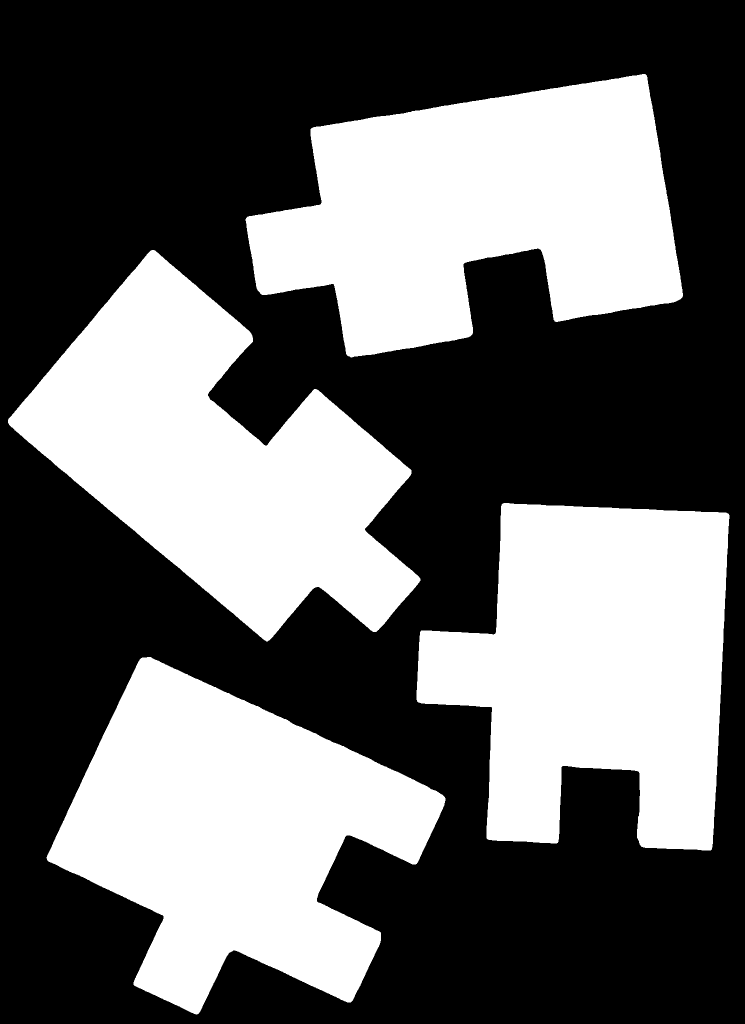
#> input picture binarized_threshold_final.png, 1489 x 2048 px (shown at 1/2 size)
$ python check_alt_overlaps.py --image ../binarized_threshold_final.png
#> lines starting #> are read from the running program, lines starting #| are printed output that depends on the picture
### Puzzle/Extractor.py
import os

import cv2
import numpy as np
import config

from Img.GreenScreen import remove_background
from Img.filters import export_contours_without_colormatching

def show_image(img, name="image"):
    """Helper for quick visual debugging (only used if PREPROCESS_DEBUG_MODE == 1)."""
    import matplotlib.pyplot as plt

    plt.axis("off")
    plt.title(name)
    plt.imshow(img, cmap="gray" if len(img.shape) == 2 else None)
    plt.show()


class Extractor:
    """
    Preprocessing + piece extraction for puzzle images.
    Pipeline idea:
      1) Optional green-screen removal
      2) Try simple Otsu threshold (fast path)
      3) If that fails, use robust preprocessing + watershed
      4) Filter contours by area and export pieces
    """

    def __init__(self, path, viewer=None, green_screen=False, factor=0.84):
        self.path = path
        self.viewer = viewer
        self.green_ = green_screen
        self.img = cv2.imread(self.path, cv2.IMREAD_COLOR)
        self.img_bw = None
        self.kernel_ = cv2.getStructuringElement(cv2.MORPH_RECT, (3, 3))
        self.temp_dir = os.environ.get("ZOLVER_TEMP_DIR", ".")
        self.factor = factor

        if self.green_:
            self._apply_green_screen()

        if self.img_bw is None:
            # default grayscale
            self.img_bw = cv2.imread(self.path, cv2.IMREAD_GRAYSCALE)

    # ------------------------------------------------------------------
    # Utility
    # ------------------------------------------------------------------

    def log(self, *args):
        msg = " ".join(map(str, args))
        print(msg)
        if self.viewer:
            self.viewer.addLog(msg)

    def _save_temp(self, filename, img):
        try:
            config.save_debug_img(os.path.join(self.temp_dir, filename), img)
        except Exception as e:
            print("Failed to write temp image:", filename, e)

    # ------------------------------------------------------------------
    # Public API
    # ------------------------------------------------------------------

    def extract(self):
        """
        Main entry point:
          - choose segmentation strategy
          - optional watershed separation
          - final contour filtering + export
        """
        self.log(">>> START preprocessing")

        used_simple = False
        backup_bw = None

        if not self.green_:
            used_simple = self.simple_piece_threshold(min_pieces=2, max_pieces=10)
            self.log("Using simple threshold segmentation (no watershed).")

        else:
            # green-screen: we already have a fairly clean mask, just clean & separate
            self._basic_morphology()
            backup_bw = self.img_bw.copy()

        if config.DEBUG_SHOW_DIAGRAMS == 1:
            show_image(self.img_bw, "final_bw_before_fallback")

        # 2) contours from current mask
        contours, _ = cv2.findContours(self.img_bw, cv2.RETR_EXTERNAL, cv2.CHAIN_APPROX_NONE)
        self.log("Found nb pieces:", len(contours))

        # 3) Fallback only if we did not use simple-threshold path
        if not used_simple and backup_bw is not None and len(contours) < 3:
            self.log("Too few pieces, using Otsu fallback segmentation.")
            self.img_bw = self._otsu_cleanup(backup_bw)
            contours, _ = cv2.findContours(
                self.img_bw, cv2.RETR_EXTERNAL, cv2.CHAIN_APPROX_NONE
            )
            self.log("Found nb pieces after fallback:", len(contours))

        # 4) Filter contours by area
        contours = self._filter_contours_by_area(contours, min_ratio=0.33)
        self.log("Found nb pieces after removing small ones:", len(contours))

        # nothing useful -> abort
        if not contours:
            self.log("No valid pieces found.")
            return None

        # debug / viewer output
        self._save_temp("binarized_threshold_final.png", self.img_bw)
        if self.viewer is not None:
            self.viewer.addImage(
                "Binarized threshold",
                os.path.join(self.temp_dir, "binarized_threshold_final.png"),
            )

        if config.DEBUG_FILE_OUTPUT == 1:
            debug = np.zeros_like(self.img_bw)
            cv2.drawContours(debug, contours, -1, 255, 1)
            self._save_temp("contours_debug.png", debug)
            if config.DEBUG_SHOW_DIAGRAMS == 1:
                show_image(debug, "final_contours")

        self.log(">>> START contour/corner detection")
        puzzle_pieces = export_contours_without_colormatching(
            self.img,
            self.img_bw,
            contours,
            os.path.join(self.temp_dir, "contours.png"),
            5,
            viewer=self.viewer,
            green=self.green_,
        )
        return puzzle_pieces

    # ------------------------------------------------------------------
    # Green-screen handling
    # ------------------------------------------------------------------

    # [50 lines left out: functions _apply_green_screen, _basic_morphology, _otsu_cleanup, not called in this run]

    # ------------------------------------------------------------------
    # Simple threshold fast-path
    # ------------------------------------------------------------------

    def simple_piece_threshold(self, min_pieces=2, max_pieces=200):
        eps_mulitplicator = 0.0001 # Value from 0.0000.. to 0.15 ; Defines how round the borders can be (higher is more straight)

        gray = cv2.cvtColor(self.img, cv2.COLOR_BGR2GRAY)

        # --- 1. Reflection suppression ---
        gray = cv2.medianBlur(gray, 5)
        gray = cv2.bilateralFilter(gray, d=9, sigmaColor=75, sigmaSpace=75)

        # Clip top highlights
        high = np.percentile(gray, 98)
        gray = np.clip(gray, 0, high).astype(np.uint8)

        # Optional gamma compression (further reduces bright glare)
        gray = np.power(gray / 255.0, 0.8)
        gray = (gray * 255).astype(np.uint8)

        # --- 2. Threshold ---
        _, bw = cv2.threshold(gray, 0, 255, cv2.THRESH_BINARY_INV + cv2.THRESH_OTSU)

        # --- 3. Morphological smoothing ---
        kernel_close = cv2.getStructuringElement(cv2.MORPH_ELLIPSE, (7, 7))
        kernel_open = cv2.getStructuringElement(cv2.MORPH_ELLIPSE, (5, 5))

        bw = cv2.morphologyEx(bw, cv2.MORPH_CLOSE, kernel_close, iterations=2)
        bw = cv2.morphologyEx(bw, cv2.MORPH_OPEN, kernel_open, iterations=1)

        # Optional: Gaussian blur + rethreshold to smooth jaggies
        bw = cv2.GaussianBlur(bw, (5, 5), 0)
        _, bw = cv2.threshold(bw, 128, 255, cv2.THRESH_BINARY)

        self._save_temp("simple_bw_raw.png", bw)

        # --- 4. Contours ---
        contours, _ = cv2.findContours(bw, cv2.RETR_EXTERNAL, cv2.CHAIN_APPROX_SIMPLE)
        if not contours:
            return False

        contours = sorted(contours, key=cv2.contourArea, reverse=True)
        max_area = cv2.contourArea(contours[0])
        area_thr = max_area * 0.05
        good_contours = [c for c in contours if cv2.contourArea(c) > area_thr]

        n = len(good_contours)
        self.log(f"simple_piece_threshold: {n} große Konturen gefunden")

        if not (min_pieces <= n <= max_pieces):
            return False

        # --- 5. Fill + contour smoothing ---
        filled = np.zeros_like(bw)
        cv2.drawContours(filled, good_contours, -1, 255, thickness=cv2.FILLED)

        # Light blur + rethreshold to smooth inside edges
        filled = cv2.GaussianBlur(filled, (5, 5), 0)
        _, filled = cv2.threshold(filled, 128, 255, cv2.THRESH_BINARY)

        # --- 6. Geometric smoothing of contours ---
        smooth_contours = []
        for c in good_contours:
            # Increase eps for smoother outline
            eps = eps_mulitplicator * cv2.arcLength(c, True)
            smooth = cv2.approxPolyDP(c, eps, True)
            smooth_contours.append(smooth)
        good_contours = smooth_contours

        # Redraw final mask from smoothed contours
        self.img_bw = np.zeros_like(bw)
        cv2.drawContours(self.img_bw, good_contours, -1, 255, thickness=cv2.FILLED)

        self._save_temp("simple_bw_filled.png", self.img_bw)
        return True


    # ------------------------------------------------------------------
    # Contour post-filtering
    # ------------------------------------------------------------------

    @staticmethod
    def _filter_contours_by_area(contours, min_ratio=0.33):
        """
        Keep only contours with area >= (min_ratio * max_area).
        """
        if not contours:
            return []

        areas = [cv2.contourArea(c) for c in contours]
        max_area = max(areas)
        thr = max_area * min_ratio
        return [c for c, a in zip(contours, areas) if a >= thr]

### Puzzle/Puzzle.py
import cv2
import numpy as np
import os
import sys
import config
import math
import threading
from .Distance import real_edge_compute, generated_edge_compute
from .Extractor import Extractor, show_image
from .Mover import stick_pieces
from .utils import rotate

from .Enums import (
    Directions,
    Strategy,
    TypePiece,
    TypeEdge,
    get_opposite_direction,
    step_direction,
    rotate_direction,
    directions,
)

from .tuple_helper import (
    equals_tuple,
    add_tuple,
    sub_tuple,
    is_neighbor,
    corner_puzzle_alignment,
    display_dim,
)


class Puzzle:
    """
    Class used to store all informations about the puzzle
    """

    # [4 lines left out: function log, not called in this run]

    def __init__(self, path, viewer=None, green_screen=False):
        """Extract information of pieces in the img at `path` and start computation of the solution"""
#> called with path = 'binarized_threshold_final.png', green_screen = False

        self.pieces_ = None
        factor = 0.40
        while self.pieces_ is None:
            factor += 0.01
            self.extract = Extractor(path, viewer, green_screen, factor)
            self.pieces_ = self.extract.extract()
#> this loop made 1 pass
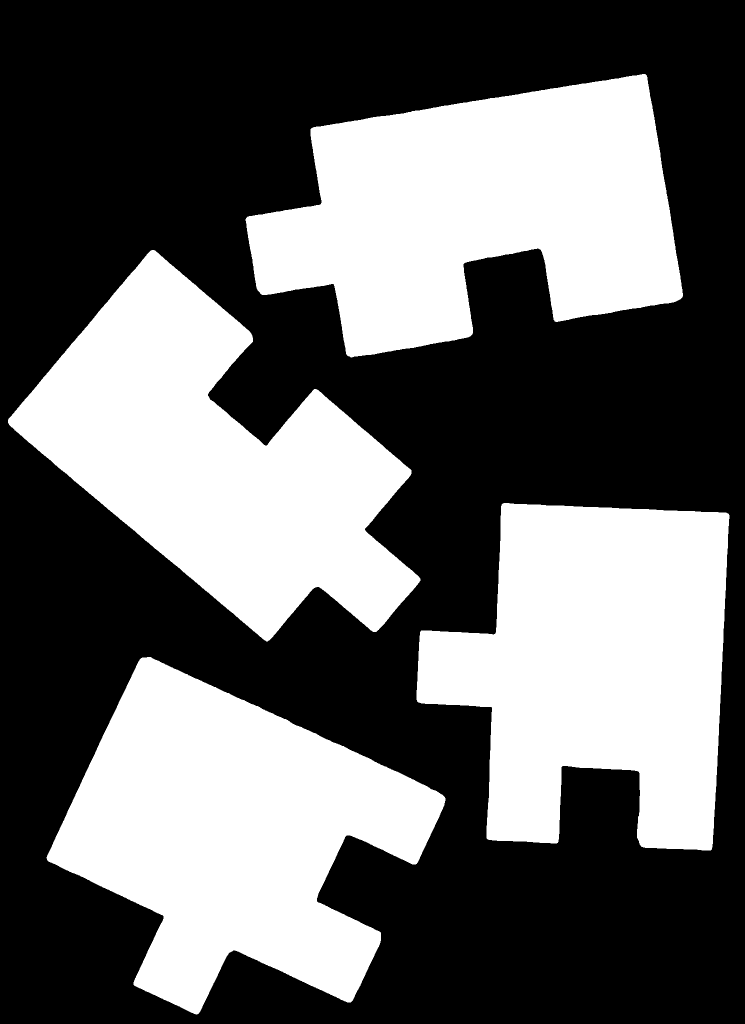
#> input picture binarized_threshold_final.png, 1489 x 2048 px (shown at 1/2 size)
#> pass 1, in show_image (call 2), `plt.show()`:
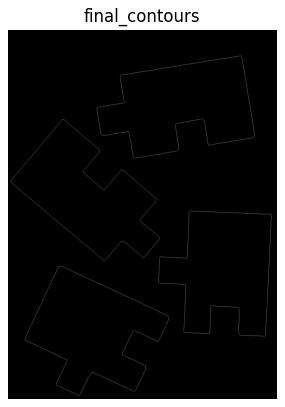
#> figure drawn by matplotlib, 1 panel

        # Apply EDGE_OFFSET to piece geometry for mechanical gap compensation
        for piece in self.pieces_:
            piece.apply_edge_offset(config.EDGE_OFFSET)
            piece.backup_initial_state() # Store initial state after offset

        self.border_pieces = [p for p in self.pieces_ if p.is_border]
        self.non_border_pieces = [p for p in self.pieces_ if not p.is_border]
        self.viewer = viewer
        self.green_ = green_screen
        self.connected_directions = []
        self.diff = {}
        self.edge_to_piece = {e: p for p in self.pieces_ for e in p.edges_}

        self.possible_dim = self.compute_possible_size(
            len(self.pieces_), len(self.border_pieces)
        )
        self.extremum = (-1, -1, 1, 1)

    # [1043 lines left out: functions solve_puzzle, _finish_and_export, get_bbox, rotate_bbox, solve, compute_diffs and 14 more, not called in this run]

### Img/filters.py
import itertools
import math
import os
import pickle
from multiprocessing import Pool, cpu_count

import numpy as np
import cv2
import matplotlib.pyplot as plt
import scipy
import config

from Puzzle.Edge import Edge
from Puzzle.Enums import directions, TypeEdge
from Puzzle.PuzzlePiece import PuzzlePiece
from .peak_detect import detect_peaks
from Puzzle.Distance import rgb2hsl

"""
Modul: Puzzle/img_processing.py

Aufgabe:
- Analysiert die Konturen einzelner Puzzleteile.
- Bestimmt lokale Winkelverläufe, glättet sie und erkennt Eckpunkte (Corners).
- Klassifiziert Kanten in:
    * BORDER – Rahmenkante
    * HOLE – Einbuchtung
    * HEAD – Ausbuchtung
- Extrahiert Farbinformationen entlang der Kanten zur späteren Kanten-Matching-Phase.
- Baut daraus PuzzlePiece-Objekte für den Solver.

Wichtige externe Abhängigkeiten:
- OpenCV (cv2) für Konturerkennung und Bildmasken
- NumPy / SciPy für Signal- und Matrixoperationen
- Matplotlib & Pickle für Debug- und Exportzwecke
"""


COUNT = 0


def get_relative_angles(cnt, export, sigma=5):
    """
    Berechnet die relativen Winkeländerungen entlang einer Kontur.

    - cnt: Liste der (x,y)-Punkte der Kontur
    - sigma: Glättungsparameter des Gaußfilters (höher = stärker geglättet)
    - export: Wenn True → speichert die Signatur und Diagramm zur Kontrolle

    Rückgabe:
    - Array von Winkeländerungen (relative Winkelkurve)
    """

    global COUNT
    COUNT = COUNT + 1

    length = len(cnt)
    angles = []
    last = np.pi

    cnt_tmp = np.array(cnt)
    cnt = np.append(cnt, cnt_tmp, axis=0)
    cnt = np.append(cnt, cnt_tmp, axis=0)
    for i in range(0, len(cnt) - 1):
        dir = (cnt[i + 1][0] - cnt[i][0], cnt[i + 1][1] - cnt[i][1])
        angle = math.atan2(-dir[1], dir[0])
        while angle < last - np.pi:
            angle += 2 * np.pi
        while angle > last + np.pi:
            angle -= 2 * np.pi
        angles.append(angle)
        last = angle

    angles = np.diff(angles)

    k = [0.33, 0.33, 0.33, 0.33, 0.33]
    angles = scipy.ndimage.convolve(angles, k, mode="constant", cval=0.0)
    angles = scipy.ndimage.filters.gaussian_filter(angles, sigma)

    angles = np.roll(np.array(angles), -length)
    angles = angles[0:length]

    if export:
        pickle.dump(angles, open(os.path.join(os.environ["ZOLVER_TEMP_DIR"], "save" + str(COUNT) + ".p"), "wb"))
        plt.plot(np.append(angles, angles))
        plt.savefig(os.path.join(os.environ["ZOLVER_TEMP_DIR"], "fig" + str(COUNT) + ".png"))
        plt.clf()
        plt.cla()
        plt.close()

    return angles


# [269 lines left out: functions is_maximum_local, longest_peak, distance_signature, flat_score, indent_score, outdent_score and 7 more, not called in this run]


def my_find_corner_signature(cnt, green=False):
    """
    Determine the corner/edge positions by analyzing contours.

    :param cnt: contour to analyze
    :param green: boolean used to activate green background mode
    :type cnt: list of tuple of points
    :return: Corners coordinates, Edges lists of points, type of pieces
    """

    edges = []
    types_pieces = []
    sigma = 5
    max_sigma = 12
    if not green:
        sigma = 5
        # Increased from 15 to 20 to handle noisy contours with extra peaks
        # Some puzzle pieces have jagged edges that need aggressive smoothing
        max_sigma = 20
    while sigma <= max_sigma:
        print("Smooth curve with sigma={}...".format(sigma))

        tmp_combs_final = []

        # Find relative angles
        cnt_convert = [c[0] for c in cnt]
        relative_angles = get_relative_angles(
            np.array(cnt_convert), export=False, sigma=sigma
        )
        relative_angles = np.array(relative_angles)
        relative_angles_inverse = -np.array(relative_angles)

#> (the run stopped early here; a loop or call above may not have finished)

$ run again, with debug_extraction/simple_bw_raw.png copied over binarized_threshold_final.png
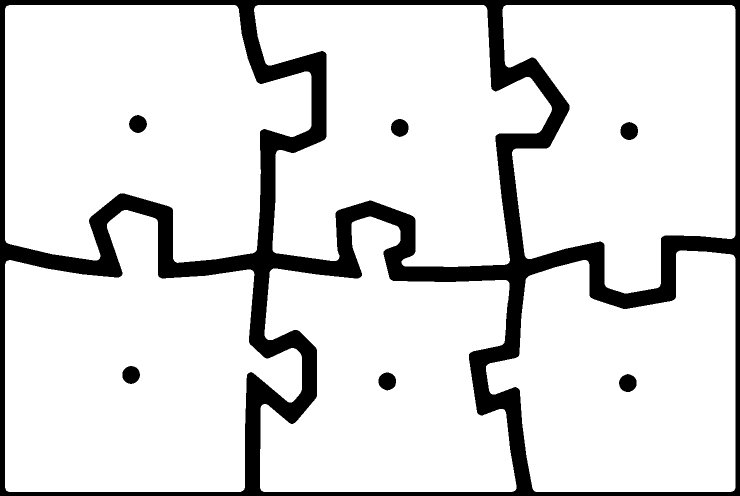
#> input picture debug_extraction/simple_bw_raw.png, 1480 x 992 px (shown at 1/2 size)
#> the loop in __init__, `while self.pieces_ is None:` made 1 pass
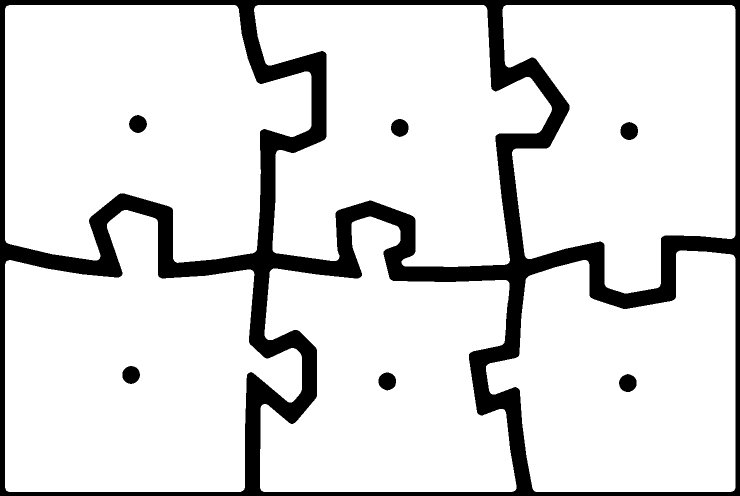
#> input picture binarized_threshold_final.png, 1480 x 992 px (shown at 1/2 size)
#> pass 1, in show_image (call 2), `plt.show()`:
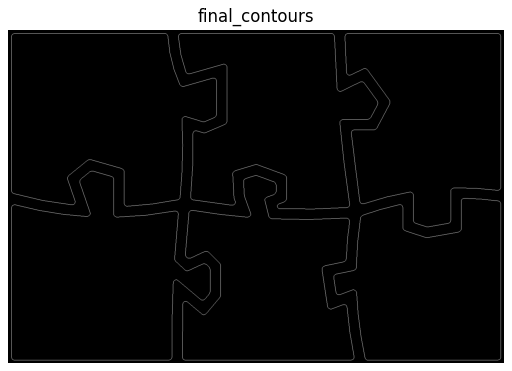
#> figure drawn by matplotlib, 1 panel
